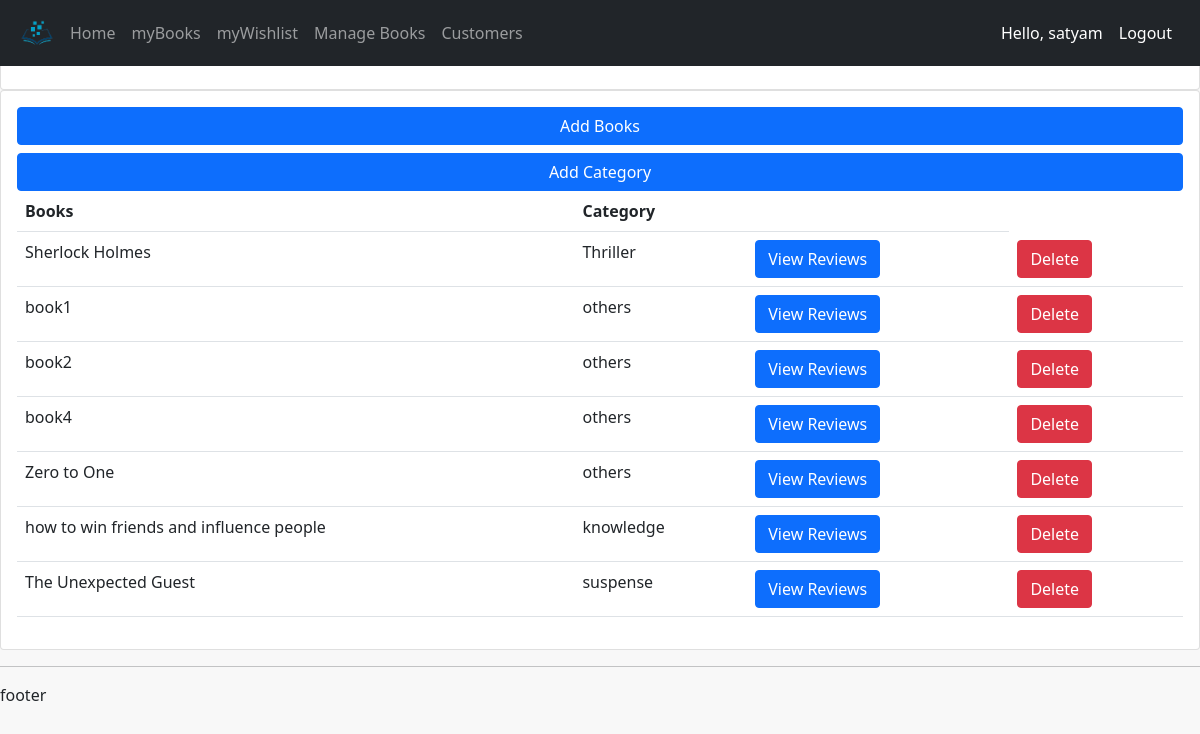
/books/ (signed in), run on an earlier commit of the app's database.
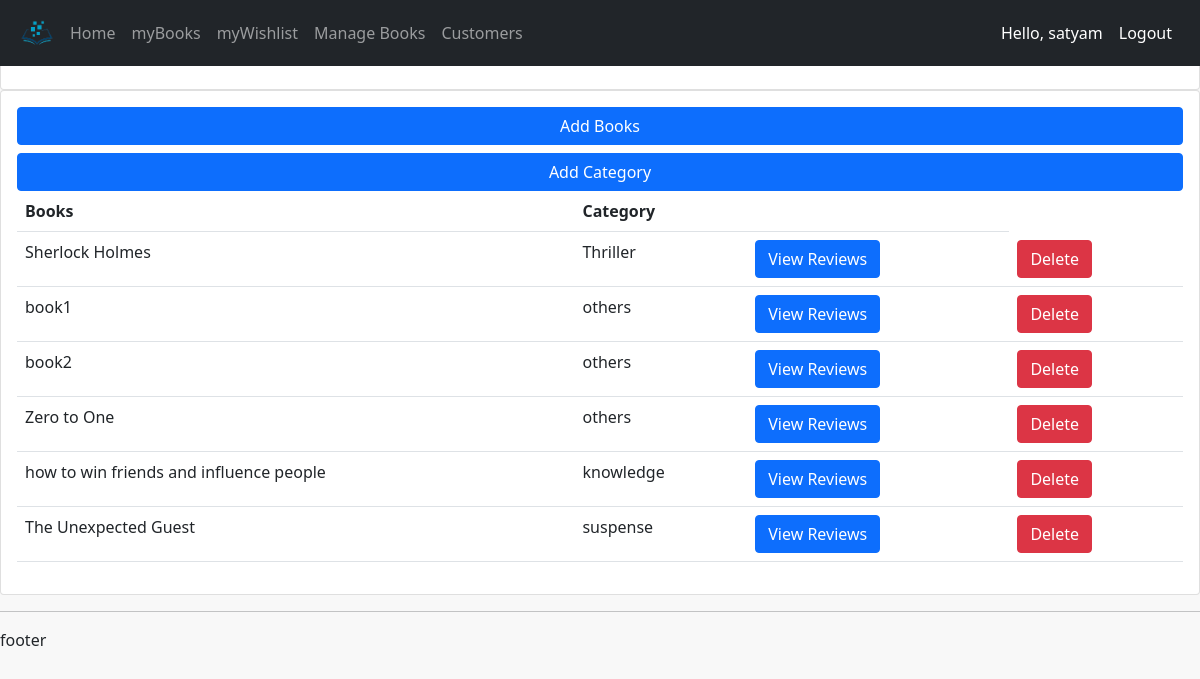
And on a later commit of the database.
### accounts/models.py (models this page shows, shortened)
class Book(models.Model):
    name=models.CharField(max_length=200, null= True)
    category=models.ForeignKey(Category,on_delete=models.CASCADE,max_length=200,null=True)
    author=models.CharField(max_length=200,null=True)
    description=models.TextField(max_length=500,null=True)
    image=models.ImageField(default='defaultbook.png',null=True,blank=True)

class Category(models.Model):
    name=models.CharField(null=True,max_length=200)
    def __str__(self):
        return self.name

### accounts/decorators.py (the view)
        def wrap_func(request,*args, **kwargs):
            group=None
            if request.user.groups.exists():
                group=request.user.groups.all()[0].name
            if group in allowed_roles:
                return view_func(request,*args, **kwargs)
            else:
                return HttpResponse("not authorized")

### accounts/views.py (called while the page is built)
@login_required(login_url='login')
@allowedUsers(['admin'])
def books(request):
    books=Book.objects.all()
    form=AddBook()
    categoryform=AddCategory()
    if request.method == 'POST' :
            form= AddBook(request.POST)
            if form.is_valid():
                form.save()
                return redirect('books')
    if request.method == 'POST' :
            categoryform= AddCategory(request.POST)
            if categoryform.is_valid():
                categoryform.save()
                return redirect('books')
    return render(request, 'accounts/books.html',{'books':books, 'form':form, 'categoryform': categoryform})

### accounts/templates/accounts/books.html (shortened to what this page needs)
{% extends 'accounts/main.html' %} {% block content %}
<br />
<div class="row">
  <div class="col-md">
    <div class="card card-body">
      <h5>Books</h5>
    </div>
    <div class="card card-body">
      {% if request.user.is_staff %}
      <button
        type="button"
        class="btn btn-primary mb-2"
        data-bs-toggle="modal"
        data-bs-target="#exampleModal1"
      >
        Add Books
      </button>
      {% endif %}
      {% if request.user.is_staff %}
<button type="button" class="btn btn-primary" data-bs-toggle="modal" data-bs-target="#exampleModal2">
 Add Category
</button>
      {% endif %}
      <table class="table">
        <tr>
          <th>Books</th>
          <th>Category</th>
          <th></th>
        </tr>
        {% for i in books %}
        <tr>
          <td>{{i.name}}</td>
          <td>{{i.category}}</td>
          <td>
            <a class="btn btn-primary me-2"href="{% url 'reviewpage' i.id %}"role="button">View Reviews</a>
          </td>
          {% if request.user.is_staff %}
            <td>
              <a
                class="btn btn-danger me-2"
                href="{% url 'deletebook' i.id %}"
                role="button"
                >Delete</a
              >
            </td>
            {% endif %}
        </tr>
        {% endfor %}
      </table>
    </div>
  </div>
</div>
{% endblock %}

What changed in the data, as far as the page shows it:
removed Book: name "book4", category "others"
